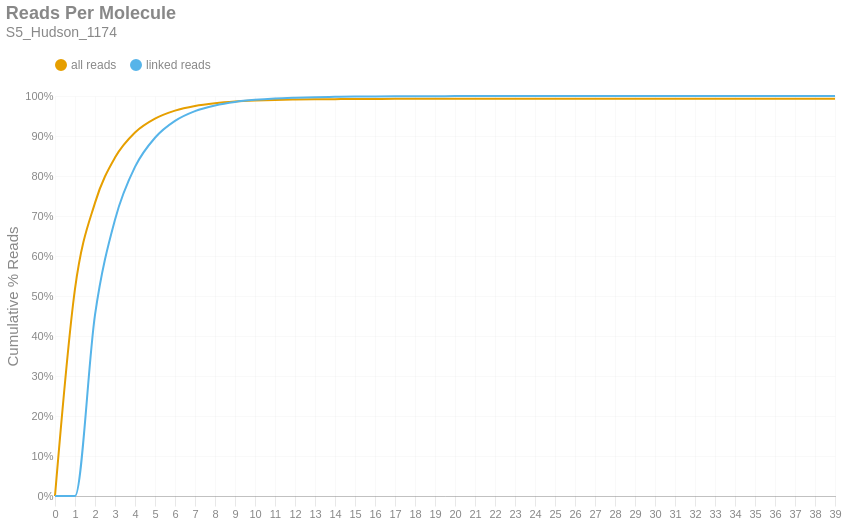

The notebook cell this image was saved under:
### Markdown cell above
### Reads per Molecule
This chart shows the cumulative distribution of the number of reads per linked molecule. That is, how many alignments are associated with a unique molecule. This excludes the number of reads associated with invalid or absent linked-read barcodes. The `linked` histogram is the percentages recalculated when disregarding singletons.

### Code cell
if SKIPLR:
    print_html(f"Skipped")
else:
    counts = np.bincount(valids['reads'].cast(pl.Int64).to_numpy())
    weighted = counts * np.arange(len(counts))
    all_perc = weighted / n_reads
    linked_perc = weighted / n_linked_reads
    linked_perc[1] = 0
    binned_df = pl.DataFrame({
        'readsper': list(range(len(counts))),
        'all reads (cumsum)': np.cumsum(all_perc).tolist(),
        'linked reads (cumsum)': np.cumsum(linked_perc).tolist(),
    })

    with SafeRender(binned_df):
        (
            density_plot(binned_df, 'Reads Per Molecule', samplename, 'readspmol')
            .encode(
                x=alt.X('readsper:O', title=None).axis(labelAngle=0).scale(padding=0),
                y=alt.Y('value:Q', title='Cumulative % Reads').axis(format='%').stack(False),
                color=alt.Color("key:N").scale(domain=["all reads", "linked reads"]),
                tooltip=[
                    alt.Tooltip("key:N", title="Data Type"),
                    alt.Tooltip("readsper:O", title="Reads Per Molecule"),
                    alt.Tooltip("value:Q", format=".2%", title="% Reads (Cum.)")
                ]            
            )
        ).display()

### Figure 1 — Vega-Lite specification as saved in the notebook (floating-point values rounded to 4 significant figures)
{"width": "container", "height": 400, "config": {"title": {"anchor": "start", "dy": -15, "fontSize": 18, "color": "#888888", "subtitleColor": "#888888", "subtitleFontSize": 14}, "arc": {"fill": "#0072B2"}, "axis": {"domainColor": "#888888", "domainWidth": 0.5, "gridWidth": 0.2, "grid": false, "titleFontWeight": 400, "titleFontSize": 15, "labelFontSize": 11, "labelColor": "#888888", "tickColor": "#888888", "tickWidth": 0.2, "titleColor": "#888888"}, "axisBand": {"grid": false}, "axisX": {"grid": true, "tickSize": 10, "domainCap": "round"}, "axisY": {"domain": false, "grid": true, "tickSize": 0, "domainCap": "round"}, "background": "transparent", "header": {"labelFontSize": 15, "labelColor": "#888888", "titleFontSize": 15, "titleFontWeight": 600, "titleColor": "#888888"}, "legend": {"labelFont": "sans-serif", "labelFontSize": 12, "labelColor": "#888888", "symbolSize": 100, "symbolType": "circle", "titleFontSize": 12, "titlePadding": 10, "titleColor": "#888888", "title": null, "orient": "top"}, "range": {"category": ["#E69F00", "#56B4E9", "#009E73", "#F0E442", "#0072B2", "#D55E00", "#CC79A7", "#000000"], "diverging": ["#cfe8f3", "#a2d4ec", "#73bfe2", "#46abdb", "#1696d2", "#12719e"]}, "area": {"fill": "#0072B2", "fillOpacity": 0.7, "line": true, "strokeOpacity": 0.7}, "line": {"color": "#0072B2", "stroke": "#0072B2", "strokeWidth": 2}, "trail": {"color": "#0072B2", "stroke": "#0072B2", "strokeWidth": 0, "size": 1}, "point": {"filled": true, "fillOpacity": 1.0, "size": 95}, "text": {"color": "#888888", "fontSize": 11, "align": "right", "fontWeight": 400, "size": 11}, "bar": {"fill": "#0072B2", "stroke": null}, "view": {"stroke": null, "continuousWidth": 660, "continuousHeight": 400}}, "data": {"name": "data-13612bd8a755ac88fd0398c3282efbdd"}, "mark": {"type": "line", "interpolate": "monotone", "point": {"opacity": 0, "size": 275}}, "encoding": {"color": {"field": "key", "scale": {"domain": ["all reads", "linked reads"]}, "type": "nominal"}, "tooltip": [{"field": "key", "title": "Data Type", "type": "nominal"}, {"field": "readsper", "title": "Reads Per Molecule", "type": "ordinal"}, {"field": "value", "format": ".2%", "title": "% Reads (Cum.)", "type": "quantitative"}], "x": {"axis": {"labelAngle": 0}, "field": "readsper", "scale": {"padding": 0}, "title": null, "type": "ordinal"}, "y": {"axis": {"format": "%"}, "field": "value", "stack": false, "title": "Cumulative % Reads", "type": "quantitative"}}, "params": [{"name": "param_c36ac31b6afebe62", "select": {"type": "point", "fields": ["key"]}, "bind": "legend"}], "title": {"text": "Reads Per Molecule", "subtitle": "S5_Hudson_1174"}, "transform": [{"fold": ["all reads (cumsum)", "linked reads (cumsum)"]}, {"calculate": "replace(datum.key, ' (cumsum)', '')", "as": "key"}, {"filter": {"param": "param_c36ac31b6afebe62"}}], "usermeta": {"embedOptions": {"downloadFileName": "S5_Hudson_1174.readspmol"}}, "$schema": "https://vega.github.io/schema/vega-lite/v6.1.0.json", "datasets": {"data-13612bd8a755ac88fd0398c3282efbdd": [{"readsper": 0, "all reads (cumsum)": 0.0, "linked reads (cumsum)": 0.0}, {"readsper": 1, "all reads (cumsum)": 0.5177, "linked reads (cumsum)": 0.0}, {"readsper": 2, "all reads (cumsum)": 0.7329, "linked reads (cumsum)": 0.4526}, {"readsper": 3, "all reads (cumsum)": 0.8462, "linked reads (cumsum)": 0.6909}, {"readsper": 4, "all reads (cumsum)": 0.9089, "linked reads (cumsum)": 0.8227}, {"readsper": 5, "all reads (cumsum)": 0.9435, "linked reads (cumsum)": 0.8956}, {"readsper": 6, "all reads (cumsum)": 0.9635, "linked reads (cumsum)": 0.9377}, {"readsper": 7, "all reads (cumsum)": 0.9752, "linked reads (cumsum)": 0.9622}, {"readsper": 8, "all reads (cumsum)": 0.9819, "linked reads (cumsum)": 0.9763}, {"readsper": 9, "all reads (cumsum)": 0.9861, "linked reads (cumsum)": 0.9852}, {"readsper": 10, "all reads (cumsum)": 0.9886, "linked reads (cumsum)": 0.9904}, {"readsper": 11, "all reads (cumsum)": 0.9902, "linked reads (cumsum)": 0.9937}, {"readsper": 12, "all reads (cumsum)": 0.9911, "linked reads (cumsum)": 0.9957}, {"readsper": 13, "all reads (cumsum)": 0.9918, "linked reads (cumsum)": 0.9972}, {"readsper": 14, "all reads (cumsum)": 0.9922, "linked reads (cumsum)": 0.9979}, {"readsper": 15, "all reads (cumsum)": 0.9925, "linked reads (cumsum)": 0.9986}, {"readsper": 16, "all reads (cumsum)": 0.9927, "linked reads (cumsum)": 0.999}, {"readsper": 17, "all reads (cumsum)": 0.9928, "linked reads (cumsum)": 0.9993}, {"readsper": 18, "all reads (cumsum)": 0.9929, "linked reads (cumsum)": 0.9995}, {"readsper": 19, "all reads (cumsum)": 0.993, "linked reads (cumsum)": 0.9996}, {"readsper": 20, "all reads (cumsum)": 0.993, "linked reads (cumsum)": 0.9997}, {"readsper": 21, "all reads (cumsum)": 0.9931, "linked reads (cumsum)": 0.9998}, {"readsper": 22, "all reads (cumsum)": 0.9931, "linked reads (cumsum)": 0.9999}, {"readsper": 23, "all reads (cumsum)": 0.9931, "linked reads (cumsum)": 0.9999}, {"readsper": 24, "all reads (cumsum)": 0.9931, "linked reads (cumsum)": 0.9999}, {"readsper": 25, "all reads (cumsum)": 0.9931, "linked reads (cumsum)": 0.9999}, {"readsper": 26, "all reads (cumsum)": 0.9931, "linked reads (cumsum)": 0.9999}, {"readsper": 27, "all reads (cumsum)": 0.9931, "linked reads (cumsum)": 0.9999}, {"readsper": 28, "all reads (cumsum)": 0.9931, "linked reads (cumsum)": 1.0}, {"readsper": 29, "all reads (cumsum)": 0.9931, "linked reads (cumsum)": 1.0}, {"readsper": 30, "all reads (cumsum)": 0.9931, "linked reads (cumsum)": 1.0}, {"readsper": 31, "all reads (cumsum)": 0.9931, "linked reads (cumsum)": 1.0}, {"readsper": 32, "all reads (cumsum)": 0.9931, "linked reads (cumsum)": 1.0}, {"readsper": 33, "all reads (cumsum)": 0.9932, "linked reads (cumsum)": 1.0}, {"readsper": 34, "all reads (cumsum)": 0.9932, "linked reads (cumsum)": 1.0}, {"readsper": 35, "all reads (cumsum)": 0.9932, "linked reads (cumsum)": 1.0}, {"readsper": 36, "all reads (cumsum)": 0.9932, "linked reads (cumsum)": 1.0}, {"readsper": 37, "all reads (cumsum)": 0.9932, "linked reads (cumsum)": 1.0}, {"readsper": 38, "all reads (cumsum)": 0.9932, "linked reads (cumsum)": 1.0}, {"readsper": 39, "all reads (cumsum)": 0.9932, "linked reads (cumsum)": 1.0}]}}
